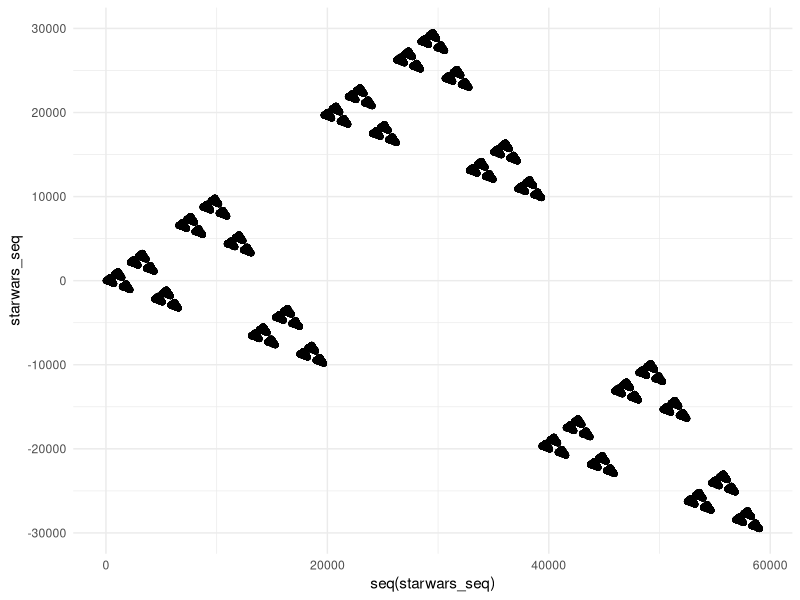
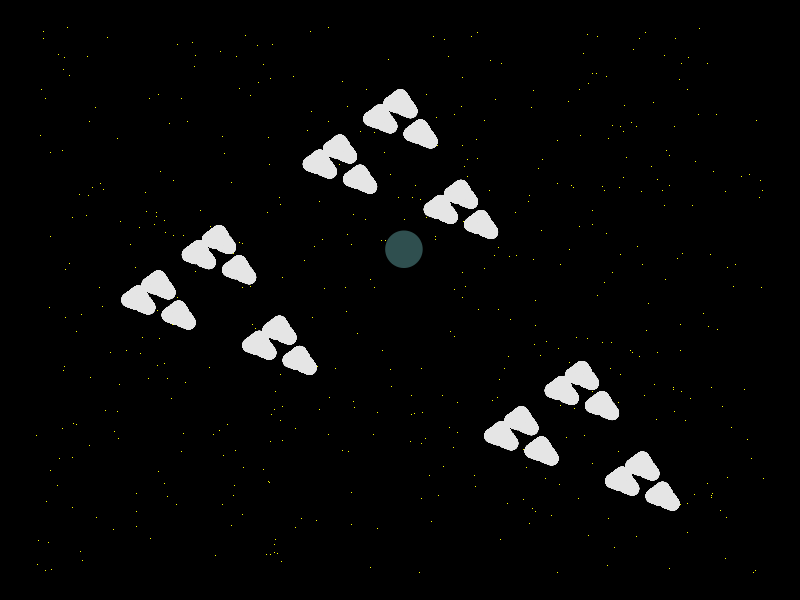
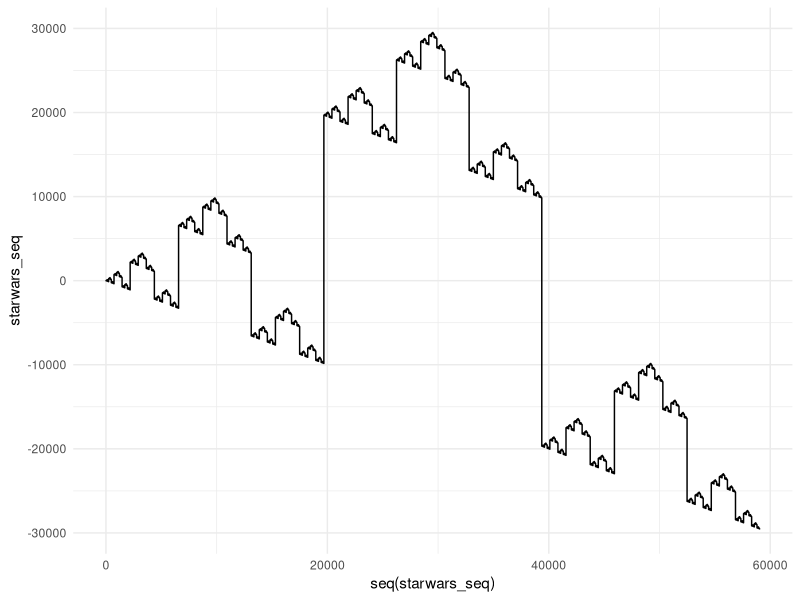

Recreate these plots in R, in order.
## ---- chunk 1
knitr::opts_chunk$set(fig.retina = 2,
                      fig.show='hold', 
                      fig.align='center')
## ---- chunk 2
# Setup of the environment
library(tidyverse)
## ---- chunk 3
ConvertToBinary <- function(x) {
  out <- mod <- NULL
  while (x > 0 | is.null(mod)) {
    mod <- x %% 2
    out <- paste0(mod, out)
    x <- floor(x / 2)
  }
  return(out)
}

ConvertToBase <- function(x, base = NULL) {
  if (base > 10) {
    stop("Function not defined for bases higher than 10")
  }
  out <- mod <- NULL
  while (x > 0 | is.null(mod)) {
    mod <- x %% base
    out <- paste0(mod, out)
    x <- floor(x / base)
  }
  return(out)
}
## ---- chunk 4
illust_table <- tibble(
  Decimal = seq(1:21),
  Binary = map_chr(.x = Decimal, .f = ConvertToBinary),
  Ternary = map_chr(.x = Decimal, base = 3, .f = ConvertToBase)
)

knitr::kable(illust_table,
             align = "ccc",
             latex_header_includes = c("\\renewcommand{\\arraystretch}{1}")) %>%
  kableExtra::kable_styling(position = "center")
## ---- chunk 5
ConvertToBinary <- function(x) {
  out <- mod <- NULL
  while (x > 0 | is.null(mod)) {
    mod <- x %% 2
    out <- paste0(mod, out)
    x <- floor(x / 2)
  }
  return(out)
}
## ---- chunk 6
ConvertToBinary(13)
## ---- chunk 7
ConvertToBase <- function(x, base = NULL) {
  if (base > 10) {
    stop("Function not defined for bases higher than 10")
  }
  out <- mod <- NULL
  while (x > 0 | is.null(mod)) {
    mod <- x %% base
    out <- paste0(mod, out)
    x <- floor(x / base)
  }
  return(out)
}
## ---- chunk 8
example_vector <- c(0:4,10,13,22,50,75,100)
map_chr(example_vector, ConvertToBinary)
map_chr(example_vector, base = 3, ConvertToBase)
## ---- chunk 9
map_chr(seq(10), base = 3, ConvertToBase)
## ---- chunk 10
BTE <- function(x) {
  if (x == 0) {
    return(0)
  }
  if (x %% 3 == 0) {
    return(3 * BTE(x / 3))
  } else if (x %% 3 == 1) {
    return(3 * BTE((x - 1) / 3) + 1)
  } else if (x %% 3 == 2) {
    return(3 * BTE((x - 2) / 3) - 1)
  }
}
## ---- chunk 11
BTE(3)
## ---- chunk 12
example_vector <- c(0,seq(10),500,1500,9999)
map_dbl(example_vector, BTE)
## ---- chunk 13
starwars_seq <- map_dbl(seq(59048), BTE)
## ---- chunk 14
ggplot(data = NULL, aes(x = seq(starwars_seq), y = starwars_seq)) +
  geom_point() +
  theme_minimal()
## ---- chunk 15
length(starwars_seq) == length(unique(starwars_seq))
## ---- chunk 16
BTE(59049)
## ---- chunk 17
set.seed(1977)
ggplot(data = NULL, aes(x = seq(starwars_seq), y = starwars_seq)) +
  geom_point(aes(x = sample(seq(-1e4,length(starwars_seq)+1e4), 1e3),
                 y = sample(seq(min(starwars_seq)-1e4,max(starwars_seq)+1e4), 1e3)), 
            shape = 18, size = 1e-5, color = "yellow") +
  geom_point(aes(x = sample(seq(starwars_seq), 1),
                 y = sample(starwars_seq, 1)), 
            shape = 19, size = 12, color = "darkslategray") +
  geom_point(size = 4, color = "grey90") +
  theme_void() +
  theme(panel.background = element_rect(fill = "black"))
## ---- chunk 18
ggplot(data = NULL, aes(x = seq(starwars_seq), y = starwars_seq)) +
  geom_line() + 
  theme_minimal()
